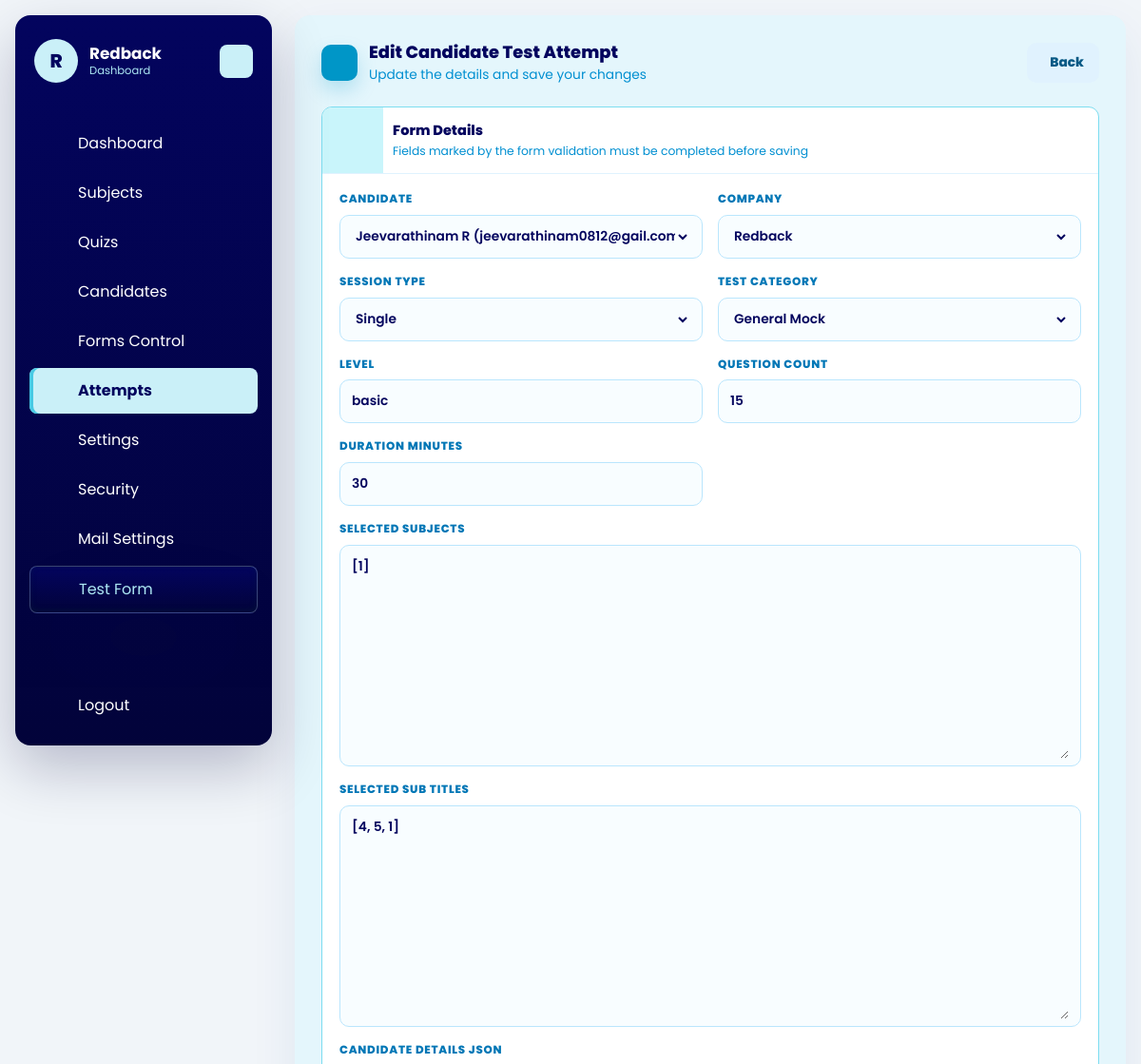
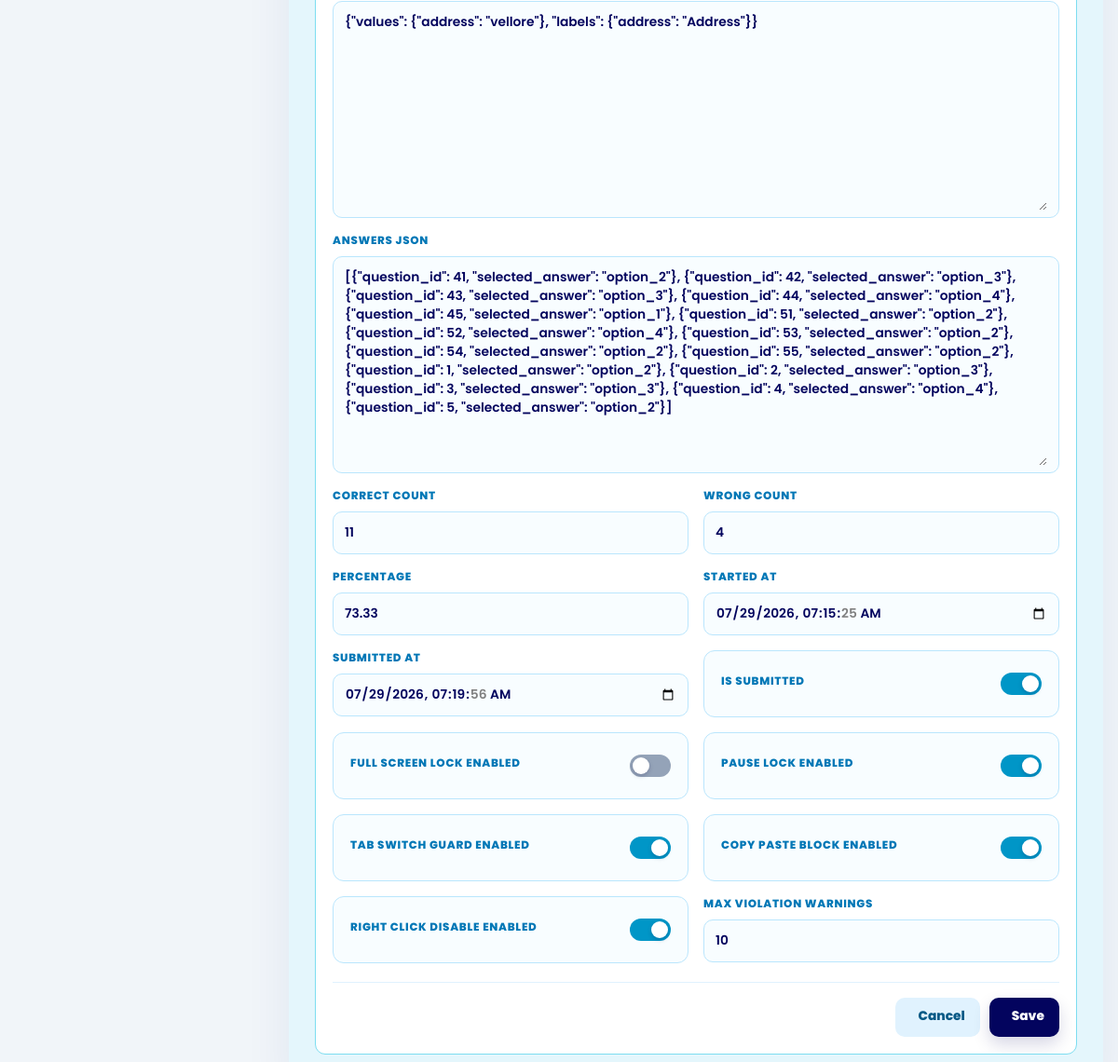
Screenshot of /dashboard/attempts/137/edit/ (signed in) with the database file from the repository (2 pictures, top to bottom).
### dashboard/models.py (models this page shows, shortened)
class Company(models.Model):
    name = models.CharField(max_length=150)
    image = models.ImageField(upload_to='company/', blank=True, null=True)
    email = models.EmailField(unique=True)
    password = models.CharField(max_length=128)
    is_active = models.BooleanField(default=True)
    test_instructions = models.TextField(
        default=DEFAULT_TEST_INSTRUCTIONS,
        blank=True,
        help_text='Instructions shown to candidates in the online test instructions drawer.',
    )
    allow_full_screen_lock = models.BooleanField(default=False)
    allow_pause_lock = models.BooleanField(default=False)
    allow_tab_switch_guard = models.BooleanField(default=False)
    allow_copy_paste_block = models.BooleanField(default=False)
    allow_right_click_disable = models.BooleanField(default=False)
    full_screen_lock = models.BooleanField(default=False)
    pause_lock = models.BooleanField(default=False)
    tab_switch_guard_enabled = models.BooleanField(default=False)
    copy_paste_block_enabled = models.BooleanField(default=False)
    right_click_disable_enabled = models.BooleanField(default=False)
    max_violation_warnings = models.PositiveIntegerField(default=3)
    exam_control_password = models.CharField(max_length=128, blank=True)
    pass_persantage = models.DecimalField(max_digits=5, decimal_places=2, default=50.00)
    mail_sender_enabled = models.BooleanField(default=False)
    smtp_host = models.CharField(max_length=255, blank=True)
    smtp_port = models.PositiveIntegerField(default=587)
    smtp_username = models.CharField(max_length=255, blank=True)
    smtp_app_key = models.CharField(max_length=255, blank=True)
    smtp_use_tls = models.BooleanField(default=True)
    smtp_from_email = models.EmailField(blank=True)
    created_at = models.DateTimeField(auto_now_add=True)
    updated_at = models.DateTimeField(auto_now=True)
    class Meta:
        ordering = ['name']
        verbose_name_plural = 'Companies'
    def __str__(self):
        return self.name

### quiz/models.py (models this page shows, shortened)
class CandidateTestAttempt(models.Model):
    SESSION_SINGLE = 'single'
    SESSION_MULTI = 'multi'
    TEST_CATEGORY_INTERVIEW = 'interview_qizze'
    TEST_CATEGORY_ACADEMY = 'academy_mock'
    TEST_CATEGORY_INTERNSHIP = 'internship_mock'
    TEST_CATEGORY_GENERAL = 'general_mock'
    SESSION_CHOICES = [
        (SESSION_SINGLE, 'Single'),
        (SESSION_MULTI, 'Multi'),
    ]
    TEST_CATEGORY_CHOICES = [
        (TEST_CATEGORY_INTERVIEW, 'Interview Qizze'),
        (TEST_CATEGORY_ACADEMY, 'Academy Mock'),
        (TEST_CATEGORY_INTERNSHIP, 'Internship Mock'),
        (TEST_CATEGORY_GENERAL, 'General Mock'),
    ]
    candidate = models.ForeignKey(Candidate, on_delete=models.CASCADE, related_name='attempts')
    company = models.ForeignKey(Company, on_delete=models.CASCADE, related_name='attempts')
    public_slug = models.CharField(max_length=190, unique=True, blank=True, db_index=True)
    session_type = models.CharField(max_length=10, choices=SESSION_CHOICES)
    test_category = models.CharField(
        max_length=30,
        choices=TEST_CATEGORY_CHOICES,
        default=TEST_CATEGORY_GENERAL,
    )
    level = models.CharField(max_length=20)
    question_count = models.PositiveIntegerField()
    duration_minutes = models.PositiveIntegerField()
    selected_subjects = models.JSONField(default=list, blank=True)
    selected_sub_titles = models.JSONField(default=list, blank=True)
    candidate_details_json = models.JSONField(default=dict, blank=True)
    answers_json = models.JSONField(default=list, blank=True)
    correct_count = models.PositiveIntegerField(default=0)
    wrong_count = models.PositiveIntegerField(default=0)
    percentage = models.DecimalField(max_digits=5, decimal_places=2, default=0)
    started_at = models.DateTimeField(blank=True, null=True)
    submitted_at = models.DateTimeField(blank=True, null=True)
    is_submitted = models.BooleanField(default=False)
    is_paused = models.BooleanField(default=False)
    paused_at = models.DateTimeField(blank=True, null=True)
    total_paused_seconds = models.PositiveIntegerField(default=0)
    full_screen_lock_enabled = models.BooleanField(default=False)
    pause_lock_enabled = models.BooleanField(default=False)
    tab_switch_guard_enabled = models.BooleanField(default=False)
    copy_paste_block_enabled = models.BooleanField(default=False)
    right_click_disable_enabled = models.BooleanField(default=False)
    max_violation_warnings = models.PositiveIntegerField(default=3)
    tab_switch_count = models.PositiveIntegerField(default=0)
    warning_count = models.PositiveIntegerField(default=0)
    last_violation_at = models.DateTimeField(blank=True, null=True)
    violation_log_json = models.JSONField(default=list, blank=True)
    test_link_email_sent_at = models.DateTimeField(blank=True, null=True)
    created_at = models.DateTimeField(auto_now_add=True)
    class Meta:
        ordering = ['-created_at']

### dashboard/views.py (the view)
# urls.py: path('attempts/<int:pk>/edit/', views.attempt_update, name='attempt_update'),
@company_login_required
def attempt_update(request, pk):
    attempt = get_object_or_404(CandidateTestAttempt, pk=pk, company=request.company)
    form = CandidateTestAttemptForm(request.POST or None, instance=attempt, company=request.company)
    if request.method == 'POST' and form.is_valid():
        form.save()
        messages.success(request, 'Candidate test attempt updated successfully.')
        return redirect('dashboard:attempt_list')
    return render_crud_form(
        request,
        form=form,
        title='Edit Candidate Test Attempt',
        cancel_url='dashboard:attempt_list',
        form_theme='dashboard',
        form_icon='mdi:clipboard-edit-outline',
    )

### templates/dashboard/crud_form.html (shortened to what this page needs)
{% extends "base.html" %}
{% load static %}
{% block content %}
{% include 'dashboard/header.html' %}
<div id="dashboard-page-content">
{% if form_theme == 'dashboard' %}
<section class="dform-shell">
    <div class="dform-heading">
        <div class="dform-heading-main">
            <span class="dform-heading-icon"><iconify-icon icon="{{ form_icon|default:'mdi:pencil-outline' }}"></iconify-icon></span>
            <div>
                <h1 class="dform-title">{{ title }}</h1>
                <p class="dform-subtitle">Update the details and save your changes</p>
            </div>
        </div>
        <a href="{% url cancel_url %}" class="dform-btn secondary">
            Back
        </a>
    </div>
    <div class="dform-panel">
        <div class="dform-panel-head">
            <span class="dform-panel-icon"><iconify-icon icon="{{ form_icon|default:'mdi:pencil-outline' }}"></iconify-icon></span>
            <div style="padding-left:10px;">
                <p class="dform-panel-title">Form Details</p>
                <p class="dform-panel-text">Fields marked by the form validation must be completed before saving</p>
            </div>
        </div>
        <form method="post" enctype="multipart/form-data" class="dform-body">
            <div class="dform-grid">
                {% for field in form %}
                    {% if field.field.widget.input_type == 'checkbox' %}
                    <div class="dform-field" style="display: flex; align-items: center; justify-content: space-between; border: 1px solid #bae6fd; border-radius: 12px; padding: 14px 18px; background: #f8fdff; min-height: 72px;">
                        <div style="padding-right: 12px; flex: 1;">
                            <label for="{{ field.id_for_label }}" class="dform-label" style="margin-bottom: 3px; cursor: pointer;">{{ field.label }}</label>
                        </div>
                        <label style="position: relative; display: flex; align-items: center; margin: 0; cursor: pointer;" for="{{ field.id_for_label }}">
                            <span class="dform-switch" aria-hidden="true" style="position: relative; width: 44px; height: 24px; border-radius: 999px; background: #94a3b8; transition: background .2s ease;"></span>
                        </label>
                    </div>
                    {% else %}
                    <div class="dform-field">
                        <label for="{{ field.id_for_label }}" class="dform-label">{{ field.label }}</label>
                        <div class="dform-control">{{ field }}</div>
                    </div>
                    {% endif %}
                {% endfor %}
            </div>
            <div class="dform-actions">
                <a href="{% url cancel_url %}" class="dform-btn secondary">
                    Cancel
                </a>
                <button type="submit" class="dform-btn primary">
                    Save
                </button>
            </div>
        </form>
    </div>
</section>
{% endif %}
</div>
{% endblock %}

### templates/dashboard/header.html (shortened to what this page needs)
<aside class="dashboard-sidebar" data-dashboard-sidebar>
    <header class="dashboard-sidebar-header">
        <a href="/" class="dashboard-brand">
            <span class="dashboard-brand-mark">{{ request.company.name|default:"Company"|slice:":1"|upper }}</span>
            <span class="dashboard-brand-text">
                <strong>{{ request.company.name|default:"Company" }}</strong>
                <span>Dashboard</span>
            </span>
        </a>
        <button class="dashboard-toggler dashboard-sidebar-toggler" type="button" aria-label="Toggle sidebar">
        </button>
    </header>
    <nav class="dashboard-sidebar-nav"
        aria-label="Dashboard navigation"
        hx-boost="true"
        hx-target="#dashboard-page-content"
        hx-select="#dashboard-page-content"
        hx-push-url="true">
        <ul class="dashboard-nav-list dashboard-primary-nav">
            {% if request.session.company_id %}
                <li class="dashboard-nav-item">
                    <a href="/dashboard/" class="dashboard-nav-link" data-dashboard-nav-link data-nav-exact>
                        <span class="dashboard-nav-label">Dashboard</span>
                    </a>
                </li>
                <li class="dashboard-nav-item">
                    <a href="/dashboard/subjects/" class="dashboard-nav-link" data-dashboard-nav-link>
                        <span class="dashboard-nav-label">Subjects</span>
                    </a>
                </li>
                <li class="dashboard-nav-item">
                    <a href="/dashboard/quizzes/" class="dashboard-nav-link" data-dashboard-nav-link>
                        <span class="dashboard-nav-label">Quizs</span>
                    </a>
                </li>
                <li class="dashboard-nav-item">
                    <a href="/dashboard/candidates/" class="dashboard-nav-link" data-dashboard-nav-link>
                        <span class="dashboard-nav-label">Candidates</span>
                    </a>
                </li>
                <li class="dashboard-nav-item">
                    <a href="/dashboard/forms-control/" class="dashboard-nav-link" data-dashboard-nav-link>
                        <span class="dashboard-nav-label">Forms Control</span>
                    </a>
                </li>
                <li class="dashboard-nav-item">
                    <a href="/dashboard/attempts/" class="dashboard-nav-link" data-dashboard-nav-link>
                        <span class="dashboard-nav-label">Attempts</span>
                    </a>
                </li>
                <li class="dashboard-nav-item">
                    <a href="/dashboard/settings/" class="dashboard-nav-link" data-dashboard-nav-link>
                        <span class="dashboard-nav-label">Settings</span>
                    </a>
                </li>
                <li class="dashboard-nav-item">
                    <a href="/dashboard/settings/security/" class="dashboard-nav-link" data-dashboard-nav-link>
                        <span class="dashboard-nav-label">Security</span>
                    </a>
                </li>
                <li class="dashboard-nav-item">
                    <a href="/dashboard/settings/mail/" class="dashboard-nav-link" data-dashboard-nav-link>
                        <span class="dashboard-nav-label">Mail Settings</span>
                    </a>
                </li>
                <li class="dashboard-nav-item">
                    <a href="/quiz/start/" class="dashboard-nav-link is-accent" data-dashboard-nav-link hx-boost="false">
                        <span class="dashboard-nav-label">Test Form</span>
                    </a>
                </li>
            {% endif %}
        </ul>
        {% if request.session.company_id %}
            <ul class="dashboard-nav-list dashboard-secondary-nav">
                <li class="dashboard-nav-item">
                    <a href="/dashboard/logout/" class="dashboard-nav-link is-danger">
                        <span class="dashboard-nav-label">Logout</span>
                    </a>
                </li>
            </ul>
        {% endif %}
    </nav>
</aside>

### rows the page displays
Company: company.name "R", company.name "Redback"
CandidateTestAttempt: form "Jeevarathinam R (jeevarathinam0812@gail.com)" "Redback" "Single" "General Mock" "basic" "15" "30" "[1]" "[4, 5, 1]" "{\"values\": {\"address\": \"vellore\"}, \"labels\": {\"address\": \"Address\"}}" "[{\"question_id\": 41, \"selected_answer\": \"option_2\"}, {\"question_id\": 42, \"selected_answer\": \"option_3\"}, {\"question_id\": 43, \"selected_answer\": \"option_3\"}, {\"question_id\": 44, \"selected_answer\": \"option_4\"}, {\"question_id\": 45, \"selected_answer\": \"option_1\"}, {\"question_id\": 51, \"selected_answer\": \"option_2\"}, {\"question_id\": 52, \"selected_answer\": \"option_4\"}, {\"question_id\": 53, \"selected_answer\": \"option_2\"}, {\"question_id\": 54, \"selected_answer\": \"option_2\"}, {\"question_id\": 55, \"selected_answer\": \"option_2\"}, {\"question_id\": 1, \"selected_answer\": \"option_2\"}, {\"question_id\": 2, \"selected_answer\": \"option_3\"}, {\"question_id\": 3, \"selected_answer\": \"option_3\"}, {\"question_id\": 4,…" "11" "4" "73.33" "07/29/2026 07:15:25" "07/29/2026 07:19:56" "10"

### other values shown
{{ title }} "Edit Candidate Test Attempt"
{{ field.label }} "CANDIDATE" "COMPANY" "SESSION TYPE" "TEST CATEGORY" "LEVEL" "QUESTION COUNT" "DURATION MINUTES" "SELECTED SUBJECTS" "SELECTED SUB TITLES" "CANDIDATE DETAILS JSON" "ANSWERS JSON" "CORRECT COUNT" "WRONG COUNT" "PERCENTAGE" "STARTED AT" "SUBMITTED AT" "MAX VIOLATION WARNINGS"
{{ field.label }} "IS SUBMITTED" "FULL SCREEN LOCK ENABLED" "PAUSE LOCK ENABLED" "TAB SWITCH GUARD ENABLED" "COPY PASTE BLOCK ENABLED" "RIGHT CLICK DISABLE ENABLED"
